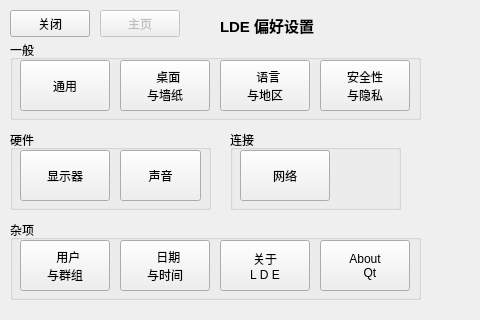
<?xml version="1.0" encoding="UTF-8"?>
<ui version="4.0">
 <class>ldecc</class>
 <widget class="QWidget" name="ldecc">
  <property name="geometry">
   <rect>
    <x>0</x>
    <y>0</y>
    <width>480</width>
    <height>320</height>
   </rect>
  </property>
  <property name="windowTitle">
   <string>ldecc</string>
  </property>
  <widget class="QPushButton" name="pushButton">
   <property name="geometry">
    <rect>
     <x>10</x>
     <y>10</y>
     <width>80</width>
     <height>27</height>
    </rect>
   </property>
   <property name="text">
    <string>关闭</string>
   </property>
  </widget>
  <widget class="QPushButton" name="pushButton_2">
   <property name="enabled">
    <bool>false</bool>
   </property>
   <property name="geometry">
    <rect>
     <x>100</x>
     <y>10</y>
     <width>80</width>
     <height>27</height>
    </rect>
   </property>
   <property name="text">
    <string>主页</string>
   </property>
   <property name="flat">
    <bool>false</bool>
   </property>
  </widget>
  <widget class="QLabel" name="label">
   <property name="geometry">
    <rect>
     <x>220</x>
     <y>10</y>
     <width>111</width>
     <height>31</height>
    </rect>
   </property>
   <property name="font">
    <font>
     <pointsize>11</pointsize>
     <weight>75</weight>
     <bold>true</bold>
    </font>
   </property>
   <property name="text">
    <string>LDE 偏好设置</string>
   </property>
  </widget>
  <widget class="QGroupBox" name="groupBox">
   <property name="geometry">
    <rect>
     <x>10</x>
     <y>40</y>
     <width>411</width>
     <height>80</height>
    </rect>
   </property>
   <property name="title">
    <string>一般</string>
   </property>
   <widget class="QToolButton" name="toolButton_2">
    <property name="geometry">
     <rect>
      <x>210</x>
      <y>20</y>
      <width>90</width>
      <height>51</height>
     </rect>
    </property>
    <property name="text">
     <string>  语言
与地区</string>
    </property>
    <property name="icon">
     <iconset resource="ldeccrc.qrc">
      <normaloff>:/new/prefix1/image/2013112721311083.png</normaloff>:/new/prefix1/image/2013112721311083.png</iconset>
    </property>
    <property name="iconSize">
     <size>
      <width>32</width>
      <height>32</height>
     </size>
    </property>
    <property name="toolButtonStyle">
     <enum>Qt::ToolButtonTextBesideIcon</enum>
    </property>
   </widget>
   <widget class="QToolButton" name="toolButton_3">
    <property name="geometry">
     <rect>
      <x>310</x>
      <y>20</y>
      <width>90</width>
      <height>51</height>
     </rect>
    </property>
    <property name="text">
     <string>安全性
与隐私</string>
    </property>
    <property name="icon">
     <iconset resource="ldeccrc.qrc">
      <normaloff>:/new/prefix1/image/2013112721311004.png</normaloff>:/new/prefix1/image/2013112721311004.png</iconset>
    </property>
    <property name="iconSize">
     <size>
      <width>32</width>
      <height>32</height>
     </size>
    </property>
    <property name="toolButtonStyle">
     <enum>Qt::ToolButtonTextBesideIcon</enum>
    </property>
   </widget>
   <widget class="QToolButton" name="toolButton">
    <property name="geometry">
     <rect>
      <x>10</x>
      <y>20</y>
      <width>90</width>
      <height>51</height>
     </rect>
    </property>
    <property name="text">
     <string>通用</string>
    </property>
    <property name="icon">
     <iconset resource="ldeccrc.qrc">
      <normaloff>:/new/prefix1/image/2013112721311049.png</normaloff>:/new/prefix1/image/2013112721311049.png</iconset>
    </property>
    <property name="iconSize">
     <size>
      <width>32</width>
      <height>32</height>
     </size>
    </property>
    <property name="toolButtonStyle">
     <enum>Qt::ToolButtonTextBesideIcon</enum>
    </property>
   </widget>
   <widget class="QToolButton" name="toolButton_11">
    <property name="geometry">
     <rect>
      <x>110</x>
      <y>20</y>
      <width>90</width>
      <height>51</height>
     </rect>
    </property>
    <property name="text">
     <string>  桌面
与墙纸</string>
    </property>
    <property name="icon">
     <iconset resource="ldeccrc.qrc">
      <normaloff>:/new/prefix1/image/2013112721311003.png</normaloff>:/new/prefix1/image/2013112721311003.png</iconset>
    </property>
    <property name="iconSize">
     <size>
      <width>32</width>
      <height>32</height>
     </size>
    </property>
    <property name="toolButtonStyle">
     <enum>Qt::ToolButtonTextBesideIcon</enum>
    </property>
   </widget>
  </widget>
  <widget class="QGroupBox" name="groupBox_2">
   <property name="geometry">
    <rect>
     <x>10</x>
     <y>130</y>
     <width>201</width>
     <height>80</height>
    </rect>
   </property>
   <property name="title">
    <string>硬件</string>
   </property>
   <widget class="QToolButton" name="toolButton_5">
    <property name="geometry">
     <rect>
      <x>110</x>
      <y>20</y>
      <width>81</width>
      <height>51</height>
     </rect>
    </property>
    <property name="text">
     <string>声音</string>
    </property>
    <property name="icon">
     <iconset resource="ldeccrc.qrc">
      <normaloff>:/new/prefix1/image/2013112721311082.png</normaloff>:/new/prefix1/image/2013112721311082.png</iconset>
    </property>
    <property name="iconSize">
     <size>
      <width>32</width>
      <height>32</height>
     </size>
    </property>
    <property name="toolButtonStyle">
     <enum>Qt::ToolButtonTextBesideIcon</enum>
    </property>
   </widget>
   <widget class="QToolButton" name="toolButton_4">
    <property name="geometry">
     <rect>
      <x>10</x>
      <y>20</y>
      <width>90</width>
      <height>51</height>
     </rect>
    </property>
    <property name="text">
     <string>显示器</string>
    </property>
    <property name="icon">
     <iconset resource="ldeccrc.qrc">
      <normaloff>:/new/prefix1/image/2013112721311077.png</normaloff>:/new/prefix1/image/2013112721311077.png</iconset>
    </property>
    <property name="iconSize">
     <size>
      <width>32</width>
      <height>32</height>
     </size>
    </property>
    <property name="toolButtonStyle">
     <enum>Qt::ToolButtonTextBesideIcon</enum>
    </property>
   </widget>
  </widget>
  <widget class="QGroupBox" name="groupBox_3">
   <property name="geometry">
    <rect>
     <x>230</x>
     <y>130</y>
     <width>171</width>
     <height>80</height>
    </rect>
   </property>
   <property name="title">
    <string>连接</string>
   </property>
   <widget class="QToolButton" name="toolButton_6">
    <property name="geometry">
     <rect>
      <x>10</x>
      <y>20</y>
      <width>90</width>
      <height>51</height>
     </rect>
    </property>
    <property name="text">
     <string>网络</string>
    </property>
    <property name="icon">
     <iconset resource="ldeccrc.qrc">
      <normaloff>:/new/prefix1/image/2013112721311034.png</normaloff>:/new/prefix1/image/2013112721311034.png</iconset>
    </property>
    <property name="iconSize">
     <size>
      <width>32</width>
      <height>32</height>
     </size>
    </property>
    <property name="toolButtonStyle">
     <enum>Qt::ToolButtonTextBesideIcon</enum>
    </property>
   </widget>
  </widget>
  <widget class="QGroupBox" name="groupBox_4">
   <property name="geometry">
    <rect>
     <x>10</x>
     <y>220</y>
     <width>411</width>
     <height>80</height>
    </rect>
   </property>
   <property name="title">
    <string>杂项</string>
   </property>
   <widget class="QToolButton" name="toolButton_8">
    <property name="geometry">
     <rect>
      <x>110</x>
      <y>20</y>
      <width>90</width>
      <height>51</height>
     </rect>
    </property>
    <property name="text">
     <string>  日期
与时间</string>
    </property>
    <property name="icon">
     <iconset resource="ldeccrc.qrc">
      <normaloff>:/new/prefix1/image/2013112721311092.png</normaloff>:/new/prefix1/image/2013112721311092.png</iconset>
    </property>
    <property name="iconSize">
     <size>
      <width>32</width>
      <height>32</height>
     </size>
    </property>
    <property name="toolButtonStyle">
     <enum>Qt::ToolButtonTextBesideIcon</enum>
    </property>
   </widget>
   <widget class="QToolButton" name="toolButton_7">
    <property name="geometry">
     <rect>
      <x>10</x>
      <y>20</y>
      <width>90</width>
      <height>51</height>
     </rect>
    </property>
    <property name="text">
     <string>  用户
与群组</string>
    </property>
    <property name="icon">
     <iconset resource="ldeccrc.qrc">
      <normaloff>:/new/prefix1/image/2013112721311081.png</normaloff>:/new/prefix1/image/2013112721311081.png</iconset>
    </property>
    <property name="iconSize">
     <size>
      <width>32</width>
      <height>32</height>
     </size>
    </property>
    <property name="toolButtonStyle">
     <enum>Qt::ToolButtonTextBesideIcon</enum>
    </property>
   </widget>
   <widget class="QToolButton" name="toolButton_9">
    <property name="geometry">
     <rect>
      <x>210</x>
      <y>20</y>
      <width>90</width>
      <height>51</height>
     </rect>
    </property>
    <property name="text">
     <string>关于
L D E</string>
    </property>
    <property name="icon">
     <iconset resource="ldeccrc.qrc">
      <normaloff>:/new/prefix1/image/2013112721311043.png</normaloff>:/new/prefix1/image/2013112721311043.png</iconset>
    </property>
    <property name="iconSize">
     <size>
      <width>32</width>
      <height>32</height>
     </size>
    </property>
    <property name="toolButtonStyle">
     <enum>Qt::ToolButtonTextBesideIcon</enum>
    </property>
   </widget>
   <widget class="QToolButton" name="toolButton_10">
    <property name="geometry">
     <rect>
      <x>310</x>
      <y>20</y>
      <width>90</width>
      <height>51</height>
     </rect>
    </property>
    <property name="text">
     <string>About
   Qt</string>
    </property>
    <property name="icon">
     <iconset resource="ldeccrc.qrc">
      <normaloff>:/new/prefix1/image/2013112721311031.png</normaloff>:/new/prefix1/image/2013112721311031.png</iconset>
    </property>
    <property name="iconSize">
     <size>
      <width>32</width>
      <height>32</height>
     </size>
    </property>
    <property name="toolButtonStyle">
     <enum>Qt::ToolButtonTextBesideIcon</enum>
    </property>
   </widget>
  </widget>
 </widget>
 <layoutdefault spacing="6" margin="11"/>
 <resources>
  <include location="ldeccrc.qrc"/>
 </resources>
 <connections/>
</ui>
